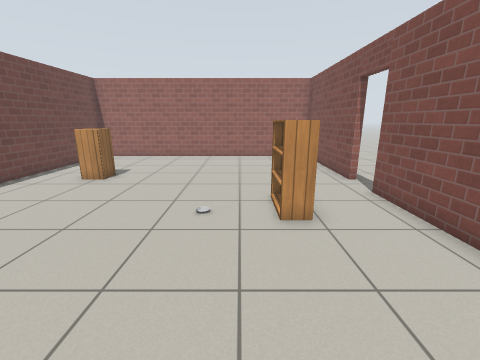
[1] (above)

12 first-person views from a walk through a robot-simulator world made for Gazebo. The camera is 1.2 m above the floor, tilts 14° down and sees 90° across. The floor is counted in squares, 0.5 m on a side. Each view is taken from the middle of a square. On the plan, view 1 faces up. The plan holds only what a view shows up to about 16 squares ahead; the rest is blank. Gazebo's built-in surfaces are drawn with simple patterns.

[2]
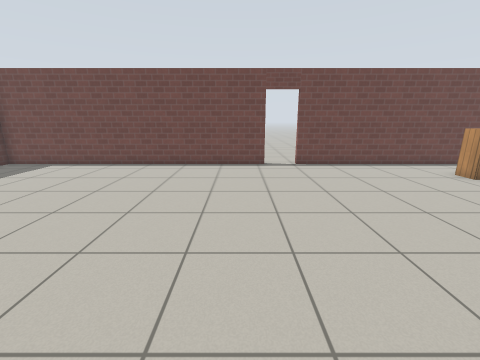

[3]
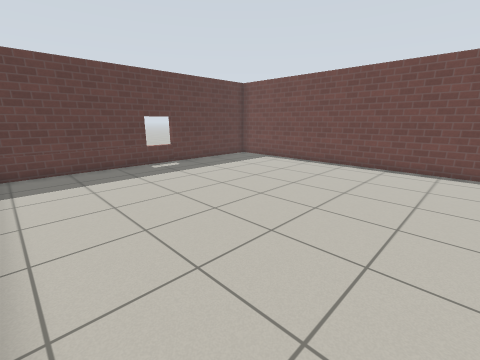

[4]
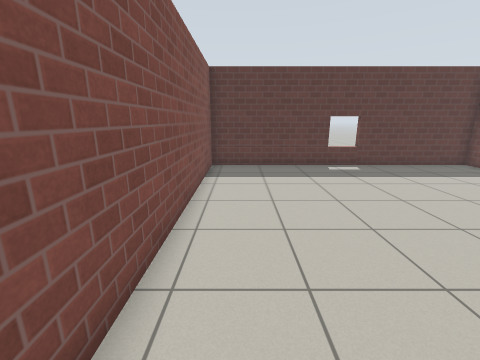

[5]
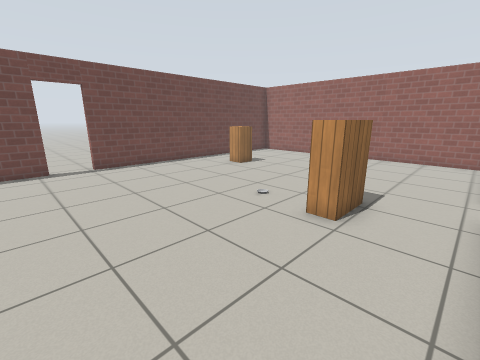

[6]
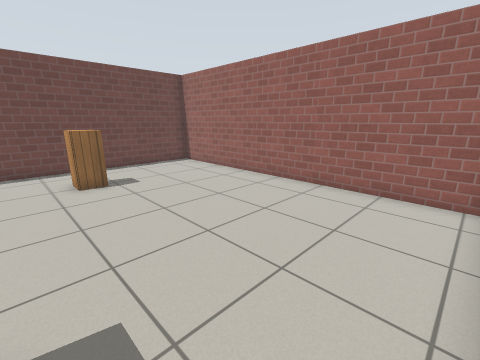

[7]
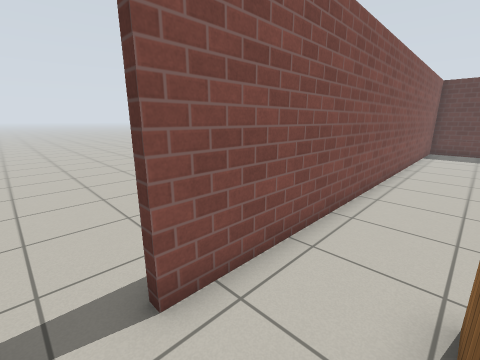

[8]
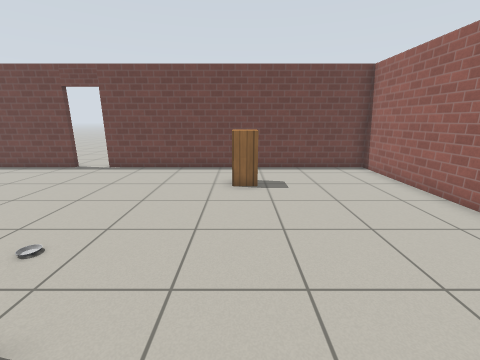

[9]
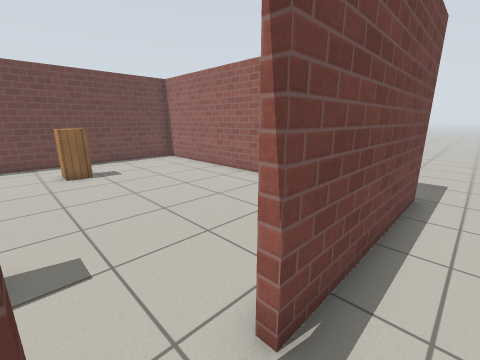

[10]
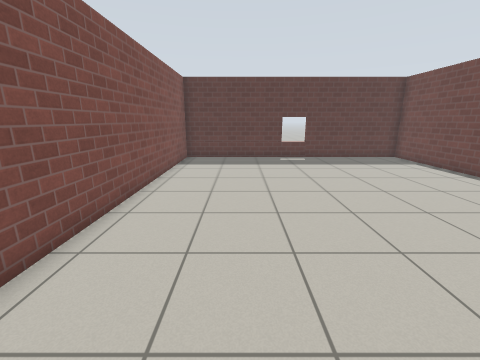

[11]
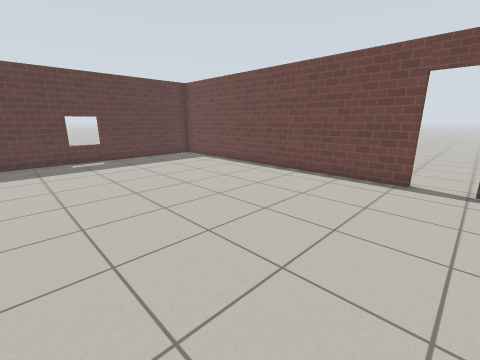

[12]
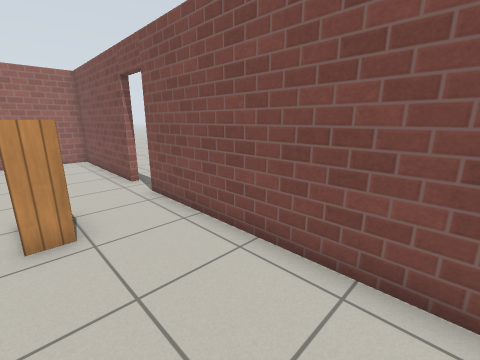

### Floor plan
Points are (right, up) in squares from view 1. A wall is a line through its corners. A room is listed if a view was taken in it or the views show most of it. See-through windows are left out.
Room 1 (views 1, 2, 3, 4, 5, 6, 7, 8, 10, 11, 12)
walls: (-9.4, 1.4) (-9.4, -13) (4.5, -13) (4.5, 8); (4.5, 9.6) (4.5, 16.4) (-9.4, 16.4) (-9.4, 3.2)
ways out: open door at (5, 8.5) to room 2; open door at (-9.5, 2.5)
objects: cabinet (-6, 10); bookshelf (1, 6) to (2, 7)
Room 2 (view 9)
walls: (4.8, 16.8) (4.8, 9.6)
ways out: open door at (5, 8.5) to room 1

Positions as (right, up) in squares from view 1, and headings:
1: (0, 0), facing up
2: (4, 0), facing left
3: (4, 0), facing down-left
4: (3, 0), facing down
5: (4, 0), facing up-left
6: (4, 8), facing up-left
7: (2, 9), facing down-right
8: (3, 10), facing left
9: (6, 8), facing up-left
10: (1, 3), facing down
11: (1, 3), facing down-left
12: (1, 0), facing up-right
